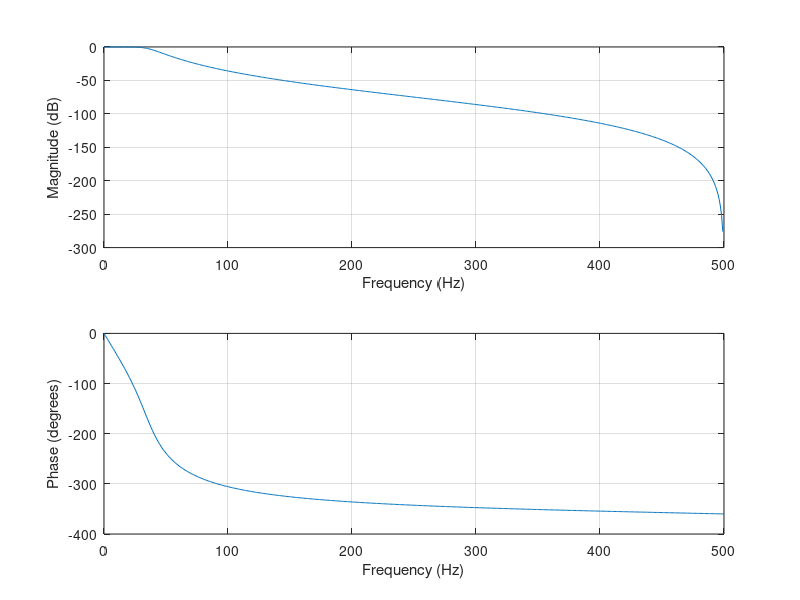

Write the MATLAB code that produced this figure.
function y = myIIR()
  #type, fs, cutOfFreq, order, input
  type = 'low';
  fs = 1000;
  cutOfFreq = 200;
  order = 4;

  pkg load signal;

  fa = (fs/pi) * tan(pi * (cutOfFreq/fs));

  [sb, sa] = butter(order, fa, type, 's');
  [zb, za] = bilinear(sb, sa, 1/fs);

  freqz(zb, za, [], fs);

  #y = filter(zb, za, input);
  #plot(y);
  #title('filtred signal');
end
